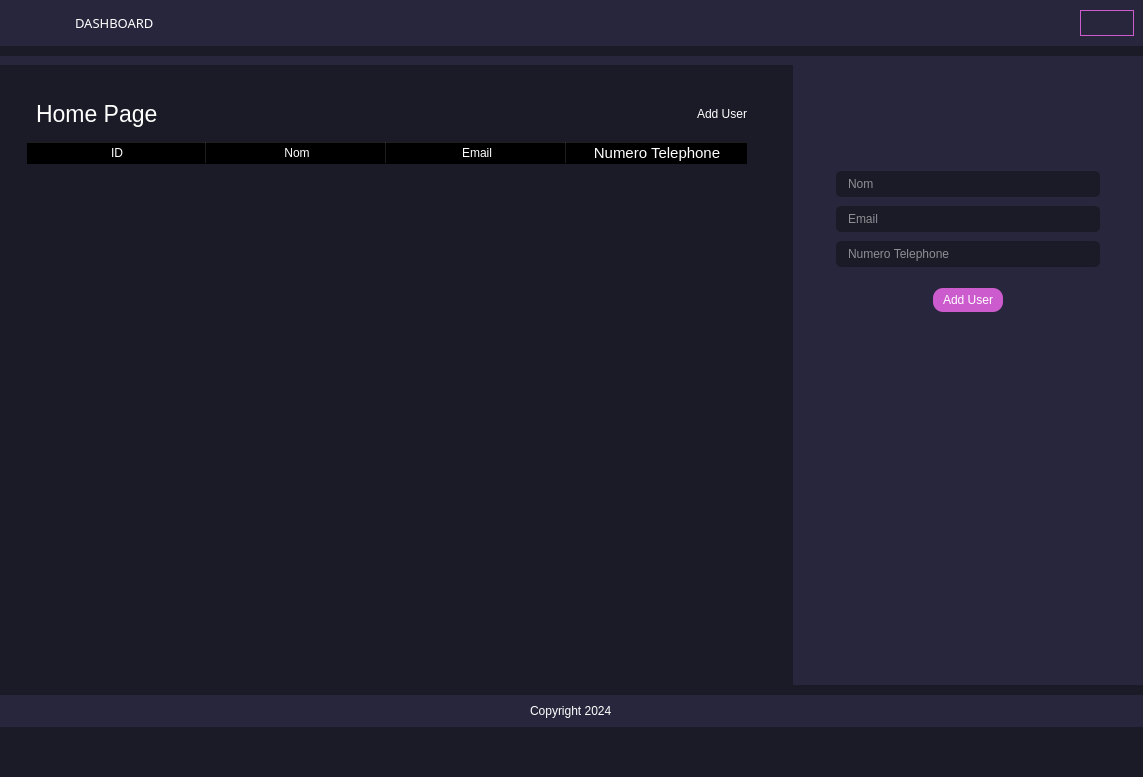
<?xml version='1.0' encoding='utf-8'?>
<ui version="4.0">
 <class>MainWindow</class>
 <widget class="QMainWindow" name="MainWindow">
  <property name="geometry">
   <rect>
    <x>0</x>
    <y>0</y>
    <width>1143</width>
    <height>777</height>
   </rect>
  </property>
  <property name="windowTitle">
   <string>MainWindow</string>
  </property>
  <property name="styleSheet">
   <string notr="true">*{
border:none;
background-color:transparent;
background:transparent;
padding:0;
margin:0;
color: #FFFFFF;
}

#centralwidget,#mainBodyContent,#homeBtn,QLineEdit{
background-color: #1b1b27
}

#header, #mainBody, #footer{
background-color: #27263c
}

#pushButton_3{
border:1px solid #cc5bce;
border-radius:19px;
text-align:center;
}

#addUserBtn{
background-color: #cc5bce;
border-radius: 10px;
}


QPushButton,#leftMenu{
text-align:left;
padding:5px 10px;
border-top-left-radius: 10px;
border-bottom-left-radius:10px;
border-bottom-right-radius: 0;
border-bottom-right-radius: 0;
background-color:transparent;
}

#homeBtn{
border-left: 3px solid #cc5bce;
}

QLineEdit{
padding: 5px 10px;
border-radius: 5px;
}</string>
  </property>
  <widget class="QWidget" name="centralwidget">
   <layout class="QVBoxLayout" name="verticalLayout">
    <property name="spacing">
     <number>10</number>
    </property>
    <property name="leftMargin">
     <number>0</number>
    </property>
    <property name="topMargin">
     <number>0</number>
    </property>
    <property name="rightMargin">
     <number>0</number>
    </property>
    <property name="bottomMargin">
     <number>50</number>
    </property>
    <item alignment="Qt::AlignmentFlag::AlignTop">
     <widget class="QWidget" name="header" native="true">
      <property name="styleSheet">
       <string notr="true">#header, #mainBody{
background-color: #27263c;
}</string>
      </property>
      <layout class="QHBoxLayout" name="horizontalLayout">
       <property name="spacing">
        <number>0</number>
       </property>
       <property name="leftMargin">
        <number>0</number>
       </property>
       <property name="topMargin">
        <number>0</number>
       </property>
       <property name="rightMargin">
        <number>0</number>
       </property>
       <property name="bottomMargin">
        <number>0</number>
       </property>
       <item alignment="Qt::AlignmentFlag::AlignLeft">
        <widget class="QFrame" name="frame">
         <property name="frameShape">
          <enum>QFrame::Shape::StyledPanel</enum>
         </property>
         <property name="frameShadow">
          <enum>QFrame::Shadow::Raised</enum>
         </property>
         <layout class="QHBoxLayout" name="horizontalLayout_4">
          <item alignment="Qt::AlignmentFlag::AlignLeft">
           <widget class="QPushButton" name="menuBtn">
            <property name="font">
             <font>
              <pointsize>11</pointsize>
              <bold>false</bold>
             </font>
            </property>
            <property name="cursor">
             <cursorShape>PointingHandCursor</cursorShape>
            </property>
            <property name="text">
             <string />
            </property>
            <property name="icon">
             <iconset resource="../Qss/icons/_icons.qrc">
              <normaloff>:/feather/icons/feather/align-justify.png</normaloff>:/feather/icons/feather/align-justify.png</iconset>
            </property>
           </widget>
          </item>
          <item alignment="Qt::AlignmentFlag::AlignLeft">
           <widget class="QLabel" name="label">
            <property name="font">
             <font>
              <family>Poppins</family>
              <pointsize>10</pointsize>
              <bold>false</bold>
             </font>
            </property>
            <property name="styleSheet">
             <string notr="true">#label{
color:#ffffff;
font-family:"Poppins", sans-serif
}</string>
            </property>
            <property name="text">
             <string>DASHBOARD</string>
            </property>
           </widget>
          </item>
         </layout>
        </widget>
       </item>
       <item alignment="Qt::AlignmentFlag::AlignRight">
        <widget class="QFrame" name="frame_2">
         <property name="frameShape">
          <enum>QFrame::Shape::StyledPanel</enum>
         </property>
         <property name="frameShadow">
          <enum>QFrame::Shadow::Raised</enum>
         </property>
         <layout class="QHBoxLayout" name="horizontalLayout_3">
          <item>
           <widget class="QPushButton" name="pushButton_4">
            <property name="cursor">
             <cursorShape>PointingHandCursor</cursorShape>
            </property>
            <property name="text">
             <string />
            </property>
            <property name="icon">
             <iconset resource="../Qss/icons/_icons.qrc">
              <normaloff>:/feather/icons/feather/search.png</normaloff>:/feather/icons/feather/search.png</iconset>
            </property>
           </widget>
          </item>
          <item>
           <widget class="QPushButton" name="pushButton">
            <property name="cursor">
             <cursorShape>PointingHandCursor</cursorShape>
            </property>
            <property name="icon">
             <iconset resource="../Qss/icons/_icons.qrc">
              <normaloff>:/feather/icons/feather/bell.png</normaloff>:/feather/icons/feather/bell.png</iconset>
            </property>
           </widget>
          </item>
          <item>
           <widget class="QPushButton" name="pushButton_2">
            <property name="cursor">
             <cursorShape>PointingHandCursor</cursorShape>
            </property>
            <property name="text">
             <string />
            </property>
            <property name="icon">
             <iconset resource="../Qss/icons/_icons.qrc">
              <normaloff>:/feather/icons/feather/activity.png</normaloff>:/feather/icons/feather/activity.png</iconset>
            </property>
           </widget>
          </item>
          <item>
           <widget class="QPushButton" name="pushButton_3">
            <property name="cursor">
             <cursorShape>PointingHandCursor</cursorShape>
            </property>
            <property name="styleSheet">
             <string notr="true">#pushButton_3{
				color:"#FFFFFF";
}</string>
            </property>
            <property name="text">
             <string />
            </property>
            <property name="icon">
             <iconset resource="../Qss/icons/_icons.qrc">
              <normaloff>:/feather/icons/feather/user.png</normaloff>:/feather/icons/feather/user.png</iconset>
            </property>
           </widget>
          </item>
         </layout>
        </widget>
       </item>
      </layout>
     </widget>
    </item>
    <item>
     <widget class="QWidget" name="mainBody" native="true">
      <property name="minimumSize">
       <size>
        <width>980</width>
        <height>625</height>
       </size>
      </property>
      <property name="styleSheet">
       <string notr="true">#mainBody{
background-color: #27263c;
}</string>
      </property>
      <layout class="QHBoxLayout" name="horizontalLayout_2">
       <property name="spacing">
        <number>0</number>
       </property>
       <property name="leftMargin">
        <number>0</number>
       </property>
       <property name="topMargin">
        <number>9</number>
       </property>
       <property name="rightMargin">
        <number>0</number>
       </property>
       <property name="bottomMargin">
        <number>0</number>
       </property>
       <item>
        <widget class="QCustomSlideMenu" name="leftMenu" native="true">
         <property name="minimumSize">
          <size>
           <width>0</width>
           <height>0</height>
          </size>
         </property>
         <property name="maximumSize">
          <size>
           <width>0</width>
           <height>16777215</height>
          </size>
         </property>
         <property name="styleSheet">
          <string notr="true">#leftMenu{
background-color: #27263c;
}</string>
         </property>
         <layout class="QVBoxLayout" name="verticalLayout_3">
          <property name="spacing">
           <number>0</number>
          </property>
          <property name="leftMargin">
           <number>0</number>
          </property>
          <property name="topMargin">
           <number>0</number>
          </property>
          <property name="rightMargin">
           <number>0</number>
          </property>
          <property name="bottomMargin">
           <number>20</number>
          </property>
          <item>
           <widget class="QWidget" name="widget" native="true">
            <property name="minimumSize">
             <size>
              <width>200</width>
              <height>596</height>
             </size>
            </property>
            <layout class="QVBoxLayout" name="verticalLayout_4">
             <property name="spacing">
              <number>0</number>
             </property>
             <property name="leftMargin">
              <number>10</number>
             </property>
             <property name="topMargin">
              <number>0</number>
             </property>
             <property name="rightMargin">
              <number>0</number>
             </property>
             <property name="bottomMargin">
              <number>0</number>
             </property>
             <item>
              <widget class="QFrame" name="frame_3">
               <property name="frameShape">
                <enum>QFrame::Shape::StyledPanel</enum>
               </property>
               <property name="frameShadow">
                <enum>QFrame::Shadow::Raised</enum>
               </property>
               <layout class="QVBoxLayout" name="verticalLayout_5">
                <property name="spacing">
                 <number>10</number>
                </property>
                <property name="leftMargin">
                 <number>0</number>
                </property>
                <property name="topMargin">
                 <number>0</number>
                </property>
                <property name="rightMargin">
                 <number>0</number>
                </property>
                <property name="bottomMargin">
                 <number>0</number>
                </property>
                <item>
                 <widget class="QPushButton" name="homeBtn">
                  <property name="cursor">
                   <cursorShape>PointingHandCursor</cursorShape>
                  </property>
                  <property name="text">
                   <string>Home</string>
                  </property>
                  <property name="icon">
                   <iconset resource="../Qss/icons/_icons.qrc">
                    <normaloff>:/feather/icons/feather/home.png</normaloff>:/feather/icons/feather/home.png</iconset>
                  </property>
                 </widget>
                </item>
                <item>
                 <widget class="QPushButton" name="reportsBtn">
                  <property name="cursor">
                   <cursorShape>PointingHandCursor</cursorShape>
                  </property>
                  <property name="text">
                   <string>Reports</string>
                  </property>
                  <property name="icon">
                   <iconset resource="../Qss/icons/_icons.qrc">
                    <normaloff>:/material_design/icons/material_design/print.png</normaloff>:/material_design/icons/material_design/print.png</iconset>
                  </property>
                 </widget>
                </item>
                <item>
                 <widget class="QPushButton" name="accountBtn">
                  <property name="cursor">
                   <cursorShape>PointingHandCursor</cursorShape>
                  </property>
                  <property name="text">
                   <string>Account</string>
                  </property>
                  <property name="icon">
                   <iconset resource="../Qss/icons/_icons.qrc">
                    <normaloff>:/feather/icons/feather/user.png</normaloff>:/feather/icons/feather/user.png</iconset>
                  </property>
                 </widget>
                </item>
               </layout>
              </widget>
             </item>
             <item>
              <spacer name="verticalSpacer">
               <property name="orientation">
                <enum>Qt::Orientation::Vertical</enum>
               </property>
               <property name="sizeHint" stdset="0">
                <size>
                 <width>20</width>
                 <height>40</height>
                </size>
               </property>
              </spacer>
             </item>
             <item>
              <widget class="QFrame" name="frame_4">
               <property name="frameShape">
                <enum>QFrame::Shape::StyledPanel</enum>
               </property>
               <property name="frameShadow">
                <enum>QFrame::Shadow::Raised</enum>
               </property>
               <layout class="QVBoxLayout" name="verticalLayout_6">
                <property name="spacing">
                 <number>10</number>
                </property>
                <property name="leftMargin">
                 <number>0</number>
                </property>
                <property name="topMargin">
                 <number>0</number>
                </property>
                <property name="rightMargin">
                 <number>0</number>
                </property>
                <property name="bottomMargin">
                 <number>0</number>
                </property>
                <item>
                 <widget class="QPushButton" name="settingsBtn">
                  <property name="cursor">
                   <cursorShape>PointingHandCursor</cursorShape>
                  </property>
                  <property name="text">
                   <string>Settings </string>
                  </property>
                  <property name="icon">
                   <iconset resource="../Qss/icons/_icons.qrc">
                    <normaloff>:/feather/icons/feather/settings.png</normaloff>:/feather/icons/feather/settings.png</iconset>
                  </property>
                 </widget>
                </item>
                <item>
                 <widget class="QPushButton" name="helpBtn">
                  <property name="cursor">
                   <cursorShape>PointingHandCursor</cursorShape>
                  </property>
                  <property name="text">
                   <string>Help</string>
                  </property>
                  <property name="icon">
                   <iconset resource="../Qss/icons/_icons.qrc">
                    <normaloff>:/feather/icons/feather/help-circle.png</normaloff>:/feather/icons/feather/help-circle.png</iconset>
                  </property>
                 </widget>
                </item>
                <item>
                 <widget class="QPushButton" name="aboutBtn">
                  <property name="cursor">
                   <cursorShape>PointingHandCursor</cursorShape>
                  </property>
                  <property name="text">
                   <string>About</string>
                  </property>
                  <property name="icon">
                   <iconset resource="../Qss/icons/_icons.qrc">
                    <normaloff>:/feather/icons/feather/info.png</normaloff>:/feather/icons/feather/info.png</iconset>
                  </property>
                 </widget>
                </item>
               </layout>
              </widget>
             </item>
            </layout>
           </widget>
          </item>
         </layout>
        </widget>
       </item>
       <item>
        <widget class="QWidget" name="mainBodyContent" native="true">
         <property name="sizePolicy">
          <sizepolicy hsizetype="Preferred" vsizetype="Expanding">
           <horstretch>0</horstretch>
           <verstretch>0</verstretch>
          </sizepolicy>
         </property>
         <layout class="QVBoxLayout" name="verticalLayout_2">
          <item>
           <widget class="QCustomQStackedWidget" name="mainPages">
            <property name="currentIndex">
             <number>0</number>
            </property>
            <widget class="QWidget" name="homePage">
             <layout class="QVBoxLayout" name="verticalLayout_10">
              <item>
               <widget class="QWidget" name="widget_3" native="true">
                <layout class="QVBoxLayout" name="verticalLayout_11">
                 <item>
                  <widget class="QFrame" name="frame_6">
                   <property name="frameShape">
                    <enum>QFrame::Shape::StyledPanel</enum>
                   </property>
                   <property name="frameShadow">
                    <enum>QFrame::Shadow::Raised</enum>
                   </property>
                   <layout class="QHBoxLayout" name="horizontalLayout_6">
                    <item>
                     <widget class="QLabel" name="label_4">
                      <property name="font">
                       <font>
                        <pointsize>17</pointsize>
                       </font>
                      </property>
                      <property name="text">
                       <string>Home Page</string>
                      </property>
                     </widget>
                    </item>
                    <item alignment="Qt::AlignmentFlag::AlignRight">
                     <widget class="QPushButton" name="showUserFormBtn">
                      <property name="cursor">
                       <cursorShape>PointingHandCursor</cursorShape>
                      </property>
                      <property name="text">
                       <string>Add User</string>
                      </property>
                      <property name="icon">
                       <iconset resource="../Qss/icons/_icons.qrc">
                        <normaloff>:/font_awesome/regular/icons/font_awesome/regular/square-plus.png</normaloff>:/font_awesome/regular/icons/font_awesome/regular/square-plus.png</iconset>
                      </property>
                      <property name="iconSize">
                       <size>
                        <width>20</width>
                        <height>20</height>
                       </size>
                      </property>
                     </widget>
                    </item>
                   </layout>
                  </widget>
                 </item>
                 <item>
                  <widget class="QTableWidget" name="tableWidgetUsers">
                   <property name="frameShape">
                    <enum>QFrame::Shape::StyledPanel</enum>
                   </property>
                   <property name="lineWidth">
                    <number>1</number>
                   </property>
                   <property name="gridStyle">
                    <enum>Qt::PenStyle::SolidLine</enum>
                   </property>
                   <property name="sortingEnabled">
                    <bool>true</bool>
                   </property>
                   <attribute name="horizontalHeaderCascadingSectionResizes">
                    <bool>false</bool>
                   </attribute>
                   <attribute name="horizontalHeaderDefaultSectionSize">
                    <number>180</number>
                   </attribute>
                   <column>
                    <property name="text">
                     <string>ID</string>
                    </property>
                   </column>
                   <column>
                    <property name="text">
                     <string>Nom</string>
                    </property>
                   </column>
                   <column>
                    <property name="text">
                     <string>Email</string>
                    </property>
                   </column>
                   <column>
                    <property name="text">
                     <string>Numero Telephone</string>
                    </property>
                    <property name="font">
                     <font>
                      <pointsize>11</pointsize>
                      <bold>false</bold>
                     </font>
                    </property>
                   </column>
                  </widget>
                 </item>
                </layout>
               </widget>
              </item>
             </layout>
            </widget>
            <widget class="QWidget" name="accountPage">
             <widget class="QLabel" name="label_3">
              <property name="geometry">
               <rect>
                <x>330</x>
                <y>146</y>
                <width>191</width>
                <height>71</height>
               </rect>
              </property>
              <property name="font">
               <font>
                <pointsize>17</pointsize>
               </font>
              </property>
              <property name="text">
               <string>Account Page</string>
              </property>
             </widget>
            </widget>
            <widget class="QWidget" name="settingsPage">
             <widget class="QLabel" name="label_5">
              <property name="geometry">
               <rect>
                <x>190</x>
                <y>150</y>
                <width>191</width>
                <height>81</height>
               </rect>
              </property>
              <property name="font">
               <font>
                <pointsize>17</pointsize>
               </font>
              </property>
              <property name="text">
               <string>settings Page</string>
              </property>
             </widget>
            </widget>
           </widget>
          </item>
         </layout>
        </widget>
       </item>
       <item>
        <widget class="QCustomSlideMenu" name="rightMenu" native="true">
         <property name="minimumSize">
          <size>
           <width>350</width>
           <height>0</height>
          </size>
         </property>
         <property name="maximumSize">
          <size>
           <width>16777215</width>
           <height>16777215</height>
          </size>
         </property>
         <layout class="QVBoxLayout" name="verticalLayout_7">
          <item alignment="Qt::AlignmentFlag::AlignHCenter|Qt::AlignmentFlag::AlignTop">
           <widget class="QWidget" name="widget_2" native="true">
            <property name="minimumSize">
             <size>
              <width>300</width>
              <height>247</height>
             </size>
            </property>
            <layout class="QVBoxLayout" name="verticalLayout_8">
             <item alignment="Qt::AlignmentFlag::AlignHCenter">
              <widget class="QLabel" name="label_2">
               <property name="minimumSize">
                <size>
                 <width>70</width>
                 <height>70</height>
                </size>
               </property>
               <property name="maximumSize">
                <size>
                 <width>70</width>
                 <height>70</height>
                </size>
               </property>
               <property name="text">
                <string />
               </property>
               <property name="pixmap">
                <pixmap resource="../Qss/icons/_icons.qrc">:/feather/icons/feather/edit.png</pixmap>
               </property>
               <property name="scaledContents">
                <bool>true</bool>
               </property>
               <property name="wordWrap">
                <bool>false</bool>
               </property>
               <property name="openExternalLinks">
                <bool>false</bool>
               </property>
              </widget>
             </item>
             <item>
              <widget class="QFrame" name="frame_5">
               <property name="frameShape">
                <enum>QFrame::Shape::StyledPanel</enum>
               </property>
               <property name="frameShadow">
                <enum>QFrame::Shadow::Raised</enum>
               </property>
               <layout class="QVBoxLayout" name="verticalLayout_9">
                <item>
                 <widget class="QLineEdit" name="lastName">
                  <property name="placeholderText">
                   <string>Nom</string>
                  </property>
                 </widget>
                </item>
                <item>
                 <widget class="QLineEdit" name="email">
                  <property name="placeholderText">
                   <string>Email</string>
                  </property>
                 </widget>
                </item>
                <item>
                 <widget class="QLineEdit" name="phoneNb">
                  <property name="placeholderText">
                   <string>Numero Telephone</string>
                  </property>
                 </widget>
                </item>
               </layout>
              </widget>
             </item>
             <item alignment="Qt::AlignmentFlag::AlignHCenter">
              <widget class="QPushButton" name="addUserBtn">
               <property name="cursor">
                <cursorShape>PointingHandCursor</cursorShape>
               </property>
               <property name="text">
                <string>Add User</string>
               </property>
               <property name="icon">
                <iconset resource="../Qss/icons/_icons.qrc">
                 <normaloff>:/feather/icons/feather/file-plus.png</normaloff>:/feather/icons/feather/file-plus.png</iconset>
               </property>
               <property name="iconSize">
                <size>
                 <width>20</width>
                 <height>20</height>
                </size>
               </property>
              </widget>
             </item>
            </layout>
           </widget>
          </item>
          <item>
           <widget class="QLabel" name="controlErrorsUser">
            <property name="styleSheet">
             <string notr="true">#controlErrorsUser{
  text-align:center
}</string>
            </property>
            <property name="text">
             <string />
            </property>
            <property name="scaledContents">
             <bool>true</bool>
            </property>
            <property name="alignment">
             <set>Qt::AlignmentFlag::AlignLeading|Qt::AlignmentFlag::AlignLeft|Qt::AlignmentFlag::AlignTop</set>
            </property>
            <property name="indent">
             <number>-1</number>
            </property>
            <property name="openExternalLinks">
             <bool>false</bool>
            </property>
           </widget>
          </item>
         </layout>
        </widget>
       </item>
      </layout>
     </widget>
    </item>
    <item>
     <widget class="QWidget" name="footer" native="true">
      <layout class="QHBoxLayout" name="horizontalLayout_5">
       <item alignment="Qt::AlignmentFlag::AlignHCenter">
        <widget class="QLabel" name="label_6">
         <property name="text">
          <string>Copyright 2024</string>
         </property>
        </widget>
       </item>
      </layout>
     </widget>
    </item>
   </layout>
  </widget>
 </widget>
 <customwidgets>
  <customwidget>
   <class>QCustomSlideMenu</class>
   <extends>QWidget</extends>
   <header location="global">Custom_Widgets.QCustomSlideMenu.h</header>
   <container>1</container>
  </customwidget>
  <customwidget>
   <class>QCustomQStackedWidget</class>
   <extends>QStackedWidget</extends>
   <header location="global">Custom_Widgets.QCustomQStackedWidget.h</header>
   <container>1</container>
  </customwidget>
 <customwidget><class>QPushButton</class><extends>QPushButton</extends><header location="global">Custom_Widgets.Theme.h</header><container>1</container></customwidget><customwidget><class>QLabel</class><extends>QLabel</extends><header location="global">Custom_Widgets.Theme.h</header><container>1</container></customwidget></customwidgets>
 <connections />
</ui>
